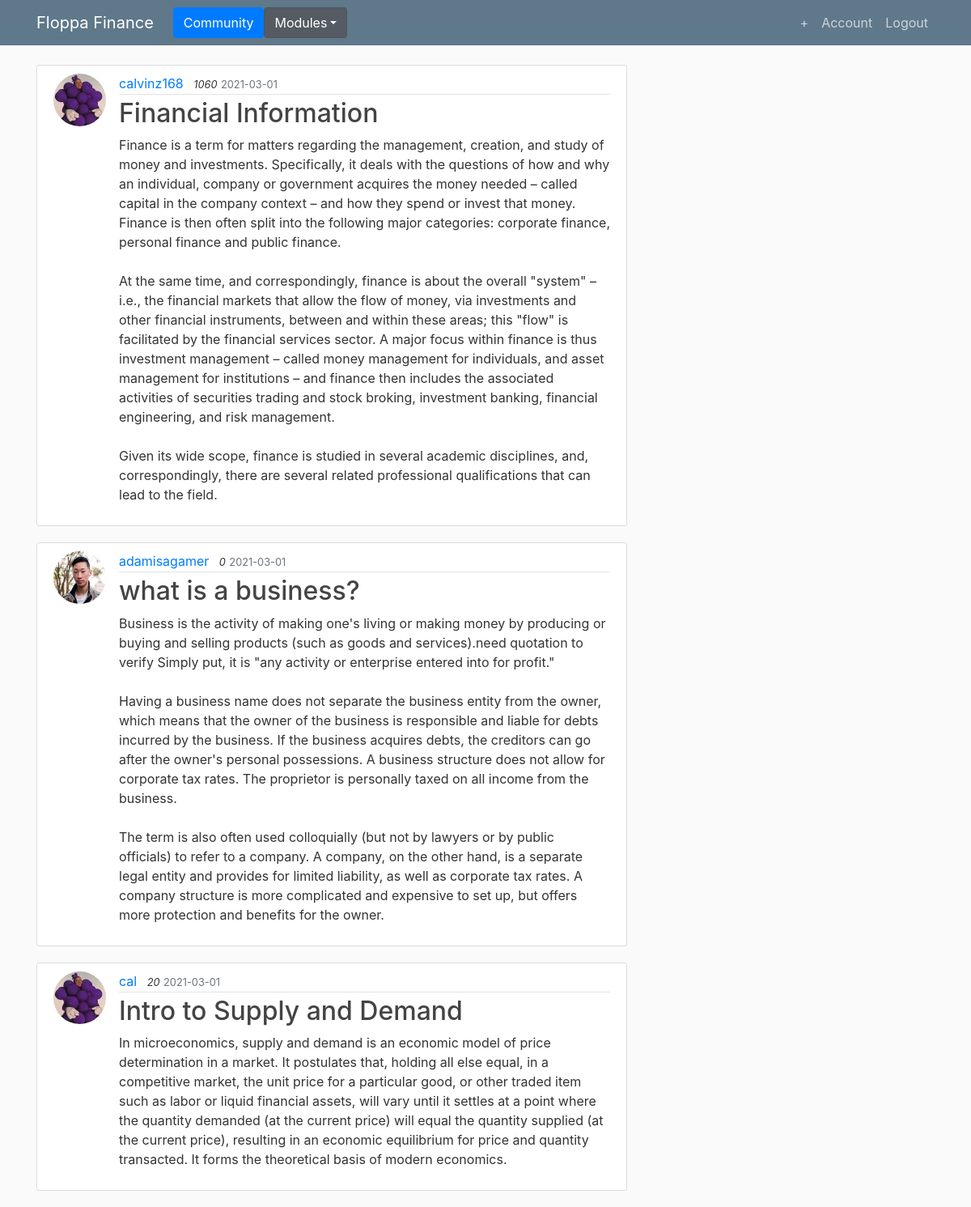
Screenshot of /home (signed in) with the database file from the repository.
### flasksite/models.py (models this page shows, shortened)
class Post(db.Model):
    id = db.Column(db.Integer, primary_key=True)
    title = db.Column(db.String(100), nullable=False)
    date_posted = db.Column(db.DateTime, nullable=False, default=datetime.now)
    content = db.Column(db.Text, nullable=False)
    user_id = db.Column(db.Integer, db.ForeignKey('user.id'), nullable=False)

class User(db.Model, UserMixin):
    id = db.Column(db.Integer, primary_key=True)
    username = db.Column(db.String(20), unique=True, nullable=False)
    email = db.Column(db.String(120), unique=True, nullable=False)
    image_file = db.Column(db.String(20), nullable=False, default='default.jpg')
    password = db.Column(db.String(60), nullable=False)
    posts = db.relationship('Post', backref='author', lazy=True)
    comments = db.relationship('Comment', backref='author', lazy=True)
    score = db.Column(db.Integer, nullable=False)

### flasksite/routes.py (the view)
@app.route("/")
@app.route("/home")
def home():
    posts = Post.query.all()
    return render_template('home.html', posts=posts)

### flasksite/models.py (called while the page is built)
@login_manager.user_loader
def load_user(user_id):
    return User.query.get(int(user_id))

### flasksite/templates/home.html
{% extends "layout.html" %}
{% block content %}
    {% for post in posts %}
        <article class="media content-section">
          <img class="rounded-circle article-img" src="{{ url_for('static', filename='profile_pics/' + post.author.image_file) }}">
          <div class="media-body">
            <div class="article-metadata">
              <a class="mr-2" href="#">{{ post.author.username }}</a>
              <em><small class="font-italic">{{ post.author.score }}</small></em>
              <small class="text-muted">{{ post.date_posted.strftime('%Y-%m-%d') }}</small>
            </div>
            <h2><a class="article-title" href="{{ url_for('post', post_id=post.id) }}">{{ post.title }}</a></h2>
            <p class="article-content">{{ post.content }}</p>
          </div>
        </article>
    {% endfor %}
{% endblock content %}

### flasksite/static/main.css (style rules this page uses)
body { background: #fafafa; color: #333333; margin-top: 5rem; }
h1, h2, h3, h4, h5, h6 { color: #444444; }
.content-section { background: #ffffff; padding: 10px 20px; border: 1px solid #dddddd; border-radius: 3px; margin-bottom: 20px; }
.article-title { color: #444444; }
.article-content { white-space: pre-line; }
.article-img { height: 65px; width: 65px; margin-right: 16px; }
.article-metadata { padding-bottom: 1px; margin-bottom: 4px; border-bottom: 1px solid #e3e3e3 }

### rows the page displays
Post: image_file (placeholder picture), author.username "calvinz168", author.score "1060", date_posted "2021-03-01", title "Financial Information", content "Finance is a term for matters regarding the management, creation, and study of money and investments. Specifically, it deals with the questions of how and why an individual, company or government acquires the money needed – called capital in the company context – and how they spend or invest that money. Finance is then often split into the following major categories: corporate finance, personal finance and public finance. At the same time, and correspondingly, finance is about the overall \"system\" – i.e., the financial markets that allow the flow of money, via investments and other financial instruments, between and within these areas; this \"flow\" is facilitated by the financial services…"
Post: image_file (picture), author.username "adamisagamer", author.score "0", date_posted "2021-03-01", title "what is a business?", content "Business is the activity of making one's living or making money by producing or buying and selling products (such as goods and services).need quotation to verify Simply put, it is \"any activity or enterprise entered into for profit.\" Having a business name does not separate the business entity from the owner, which means that the owner of the business is responsible and liable for debts incurred by the business. If the business acquires debts, the creditors can go after the owner's personal possessions. A business structure does not allow for corporate tax rates. The proprietor is personally taxed on all income from the business. The term is also often used colloquially (but not by lawyers…"
Post: image_file (placeholder picture), author.username "cal", author.score "20", date_posted "2021-03-01", title "Intro to Supply and Demand", content "In microeconomics, supply and demand is an economic model of price determination in a market. It postulates that, holding all else equal, in a competitive market, the unit price for a particular good, or other traded item such as labor or liquid financial assets, will vary until it settles at a point where the quantity demanded (at the current price) will equal the quantity supplied (at the current price), resulting in an economic equilibrium for price and quantity transacted. It forms the theoretical basis of modern economics."
